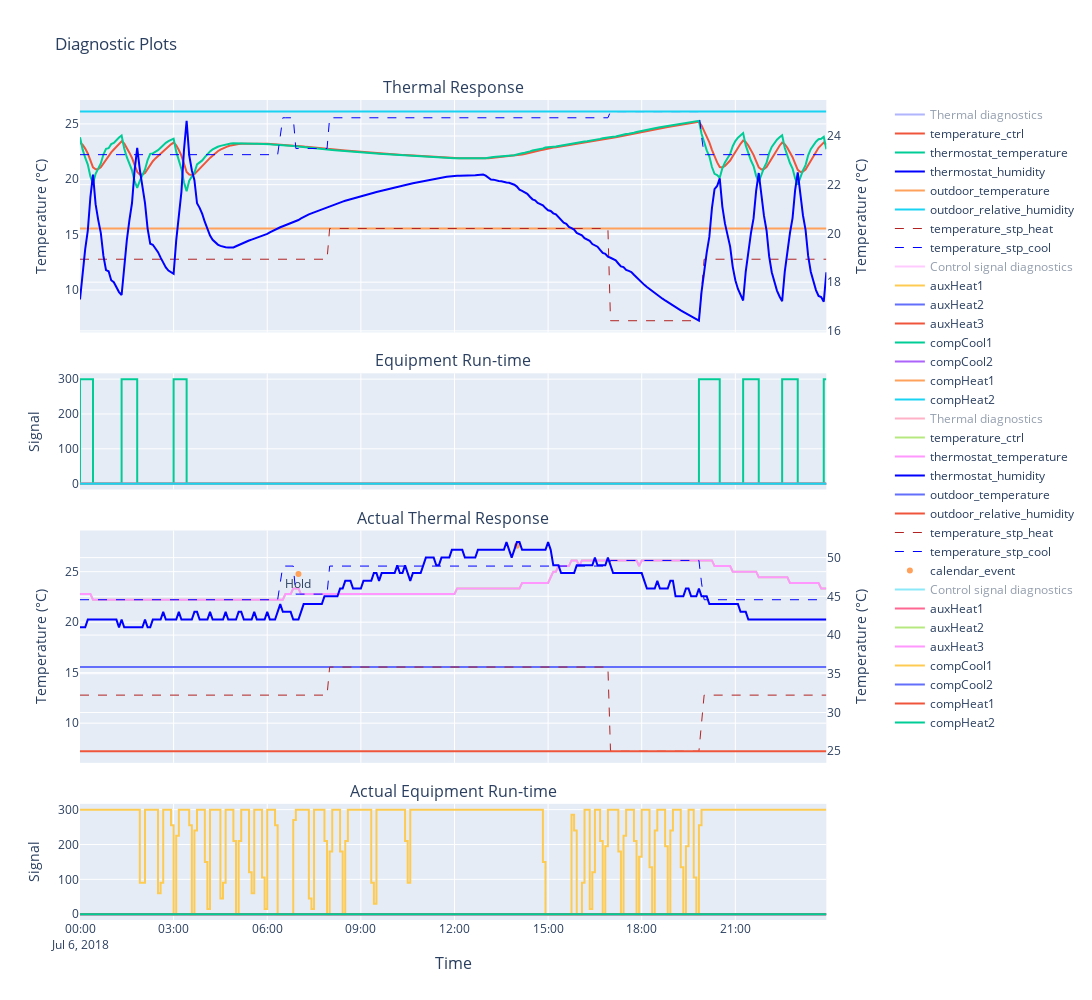

Notebook code cell kept with this figure:
### Code cell
sim_analysis = OutputAnalysis(output_df=master.simulations[1].output, input_df=master.simulations[1].full_input, data_spec=dyd.internal_spec)
sim_analysis.diagnostic_plot(show=True, actuals=True)

### Figure 1 — Plotly figure (JSON) as saved in the notebook; plotly's stock layout.template omitted (floating-point values rounded to 4 significant figures; data arrays with more than 128 entries replaced by an {"elided": "..."} marker saying what was removed)
{"data": [{"mode": "lines", "name": "Thermal diagnostics", "type": "scatter", "visible": "legendonly", "x": {"elided": "288 str values"}, "xaxis": "x", "y": {"elided": "288 int values"}, "yaxis": "y"}, {"hoverlabel": {"namelength": -1}, "mode": "lines", "name": "temperature_ctrl", "type": "scatter", "x": {"elided": "288 str values"}, "xaxis": "x", "y": {"elided": "288 float values"}, "yaxis": "y"}, {"hoverlabel": {"namelength": -1}, "mode": "lines", "name": "thermostat_temperature", "type": "scatter", "x": {"elided": "288 str values"}, "xaxis": "x", "y": {"elided": "288 float values"}, "yaxis": "y"}, {"hoverlabel": {"namelength": -1}, "line": {"color": "blue"}, "mode": "lines", "name": "thermostat_humidity", "type": "scatter", "x": {"elided": "288 str values"}, "xaxis": "x", "y": {"elided": "288 float values"}, "yaxis": "y2"}, {"hoverlabel": {"namelength": -1}, "mode": "lines", "name": "outdoor_temperature", "type": "scatter", "x": {"elided": "288 str values"}, "xaxis": "x", "y": {"elided": "288 float values"}, "yaxis": "y"}, {"hoverlabel": {"namelength": -1}, "mode": "lines", "name": "outdoor_relative_humidity", "type": "scatter", "x": {"elided": "288 str values"}, "xaxis": "x", "y": {"elided": "288 int values"}, "yaxis": "y2"}, {"hoverlabel": {"namelength": -1}, "line": {"color": "firebrick", "dash": "dash", "width": 1}, "mode": "lines", "name": "temperature_stp_heat", "type": "scatter", "x": {"elided": "288 str values"}, "xaxis": "x", "y": {"elided": "288 float values"}, "yaxis": "y"}, {"hoverlabel": {"namelength": -1}, "line": {"color": "blue", "dash": "dash", "width": 1}, "mode": "lines", "name": "temperature_stp_cool", "type": "scatter", "x": {"elided": "288 str values"}, "xaxis": "x", "y": {"elided": "288 float values"}, "yaxis": "y"}, {"mode": "lines", "name": "Control signal diagnostics", "type": "scatter", "visible": "legendonly", "x": {"elided": "288 str values"}, "xaxis": "x2", "y": {"elided": "288 int values"}, "yaxis": "y3"}, {"hoverlabel": {"namelength": -1}, "line": {"shape": "vh"}, "mode": "lines", "name": "auxHeat1", "type": "scatter", "x": {"elided": "288 str values"}, "xaxis": "x2", "y": {"elided": "288 int values"}, "yaxis": "y3"}, {"hoverlabel": {"namelength": -1}, "line": {"shape": "vh"}, "mode": "lines", "name": "auxHeat2", "type": "scatter", "x": {"elided": "288 str values"}, "xaxis": "x2", "y": {"elided": "288 int values"}, "yaxis": "y3"}, {"hoverlabel": {"namelength": -1}, "line": {"shape": "vh"}, "mode": "lines", "name": "auxHeat3", "type": "scatter", "x": {"elided": "288 str values"}, "xaxis": "x2", "y": {"elided": "288 int values"}, "yaxis": "y3"}, {"hoverlabel": {"namelength": -1}, "line": {"shape": "vh"}, "mode": "lines", "name": "compCool1", "type": "scatter", "x": {"elided": "288 str values"}, "xaxis": "x2", "y": {"elided": "288 int values"}, "yaxis": "y3"}, {"hoverlabel": {"namelength": -1}, "line": {"shape": "vh"}, "mode": "lines", "name": "compCool2", "type": "scatter", "x": {"elided": "288 str values"}, "xaxis": "x2", "y": {"elided": "288 int values"}, "yaxis": "y3"}, {"hoverlabel": {"namelength": -1}, "line": {"shape": "vh"}, "mode": "lines", "name": "compHeat1", "type": "scatter", "x": {"elided": "288 str values"}, "xaxis": "x2", "y": {"elided": "288 int values"}, "yaxis": "y3"}, {"hoverlabel": {"namelength": -1}, "line": {"shape": "vh"}, "mode": "lines", "name": "compHeat2", "type": "scatter", "x": {"elided": "288 str values"}, "xaxis": "x2", "y": {"elided": "288 int values"}, "yaxis": "y3"}, {"mode": "lines", "name": "Thermal diagnostics", "type": "scatter", "visible": "legendonly", "x": {"elided": "288 str values"}, "xaxis": "x3", "y": {"elided": "288 int values"}, "yaxis": "y4"}, {"hoverlabel": {"namelength": -1}, "mode": "lines", "name": "temperature_ctrl", "type": "scatter", "x": {"elided": "288 str values"}, "xaxis": "x3", "y": {"elided": "288 float values"}, "yaxis": "y4"}, {"hoverlabel": {"namelength": -1}, "mode": "lines", "name": "thermostat_temperature", "type": "scatter", "x": {"elided": "288 str values"}, "xaxis": "x3", "y": {"elided": "288 float values"}, "yaxis": "y4"}, {"hoverlabel": {"namelength": -1}, "line": {"color": "blue"}, "mode": "lines", "name": "thermostat_humidity", "type": "scatter", "x": {"elided": "288 str values"}, "xaxis": "x3", "y": {"elided": "288 int values"}, "yaxis": "y5"}, {"hoverlabel": {"namelength": -1}, "mode": "lines", "name": "outdoor_temperature", "type": "scatter", "x": {"elided": "288 str values"}, "xaxis": "x3", "y": {"elided": "288 float values"}, "yaxis": "y4"}, {"hoverlabel": {"namelength": -1}, "mode": "lines", "name": "outdoor_relative_humidity", "type": "scatter", "x": {"elided": "288 str values"}, "xaxis": "x3", "y": {"elided": "288 int values"}, "yaxis": "y5"}, {"hoverlabel": {"namelength": -1}, "line": {"color": "firebrick", "dash": "dash", "width": 1}, "mode": "lines", "name": "temperature_stp_heat", "type": "scatter", "x": {"elided": "288 str values"}, "xaxis": "x3", "y": {"elided": "288 float values"}, "yaxis": "y4"}, {"hoverlabel": {"namelength": -1}, "line": {"color": "blue", "dash": "dash", "width": 1}, "mode": "lines", "name": "temperature_stp_cool", "type": "scatter", "x": {"elided": "288 str values"}, "xaxis": "x3", "y": {"elided": "288 float values"}, "yaxis": "y4"}, {"hoverlabel": {"namelength": -1}, "mode": "markers+text", "name": "calendar_event", "text": ["Hold", null], "textposition": "bottom center", "type": "scatter", "x": ["2018-07-06T07:00:00+00:00", "2018-07-06T14:00:00+00:00"], "xaxis": "x3", "y": [24.78, 27.56], "yaxis": "y4"}, {"mode": "lines", "name": "Control signal diagnostics", "type": "scatter", "visible": "legendonly", "x": {"elided": "288 str values"}, "xaxis": "x4", "y": {"elided": "288 int values"}, "yaxis": "y6"}, {"hoverlabel": {"namelength": -1}, "line": {"shape": "vh"}, "mode": "lines", "name": "auxHeat1", "type": "scatter", "x": {"elided": "288 str values"}, "xaxis": "x4", "y": {"elided": "288 int values"}, "yaxis": "y6"}, {"hoverlabel": {"namelength": -1}, "line": {"shape": "vh"}, "mode": "lines", "name": "auxHeat2", "type": "scatter", "x": {"elided": "288 str values"}, "xaxis": "x4", "y": {"elided": "288 int values"}, "yaxis": "y6"}, {"hoverlabel": {"namelength": -1}, "line": {"shape": "vh"}, "mode": "lines", "name": "auxHeat3", "type": "scatter", "x": {"elided": "288 str values"}, "xaxis": "x4", "y": {"elided": "288 int values"}, "yaxis": "y6"}, {"hoverlabel": {"namelength": -1}, "line": {"shape": "vh"}, "mode": "lines", "name": "compCool1", "type": "scatter", "x": {"elided": "288 str values"}, "xaxis": "x4", "y": {"elided": "288 int values"}, "yaxis": "y6"}, {"hoverlabel": {"namelength": -1}, "line": {"shape": "vh"}, "mode": "lines", "name": "compCool2", "type": "scatter", "x": {"elided": "288 str values"}, "xaxis": "x4", "y": {"elided": "288 int values"}, "yaxis": "y6"}, {"hoverlabel": {"namelength": -1}, "line": {"shape": "vh"}, "mode": "lines", "name": "compHeat1", "type": "scatter", "x": {"elided": "288 str values"}, "xaxis": "x4", "y": {"elided": "288 int values"}, "yaxis": "y6"}, {"hoverlabel": {"namelength": -1}, "line": {"shape": "vh"}, "mode": "lines", "name": "compHeat2", "type": "scatter", "x": {"elided": "288 str values"}, "xaxis": "x4", "y": {"elided": "288 int values"}, "yaxis": "y6"}], "layout": {"annotations": [{"font": {"size": 16}, "showarrow": false, "text": "Thermal Response", "x": 0.47, "xanchor": "center", "xref": "paper", "y": 1, "yanchor": "bottom", "yref": "paper"}, {"font": {"size": 16}, "showarrow": false, "text": "Equipment Run-time", "x": 0.47, "xanchor": "center", "xref": "paper", "y": 0.6667, "yanchor": "bottom", "yref": "paper"}, {"font": {"size": 16}, "showarrow": false, "text": "Actual Thermal Response", "x": 0.47, "xanchor": "center", "xref": "paper", "y": 0.475, "yanchor": "bottom", "yref": "paper"}, {"font": {"size": 16}, "showarrow": false, "text": "Actual Equipment Run-time", "x": 0.47, "xanchor": "center", "xref": "paper", "y": 0.1417, "yanchor": "bottom", "yref": "paper"}, {"font": {"size": 16}, "showarrow": false, "text": "Time", "x": 0.47, "xanchor": "center", "xref": "paper", "y": 0, "yanchor": "top", "yref": "paper", "yshift": -30}], "autosize": false, "height": 1000, "hovermode": "x unified", "title": {"text": "Diagnostic Plots"}, "width": 1500, "xaxis": {"anchor": "y", "autorange": true, "domain": [0, 0.94], "matches": "x4", "range": ["2018-07-06", "2018-07-06 23:55"], "showticklabels": false, "type": "date"}, "xaxis2": {"anchor": "y3", "autorange": true, "domain": [0, 0.94], "matches": "x4", "range": ["2018-07-06", "2018-07-06 23:55"], "showticklabels": false, "type": "date"}, "xaxis3": {"anchor": "y4", "autorange": true, "domain": [0, 0.94], "matches": "x4", "range": ["2018-07-06", "2018-07-06 23:55"], "showticklabels": false, "type": "date"}, "xaxis4": {"anchor": "y6", "autorange": true, "domain": [0, 0.94], "range": ["2018-07-06", "2018-07-06 23:55"], "type": "date"}, "yaxis": {"anchor": "x", "autorange": true, "domain": [0.7167, 1], "range": [6.173, 27.16], "title": {"text": "Temperature (°C)"}, "type": "linear"}, "yaxis2": {"anchor": "x", "autorange": true, "overlaying": "y", "range": [15.94, 25.48], "side": "right", "title": {"text": "Temperature (°C)"}, "type": "linear"}, "yaxis3": {"anchor": "x2", "autorange": true, "domain": [0.525, 0.6667], "range": [-16.67, 316.7], "title": {"text": "Signal"}, "type": "linear"}, "yaxis4": {"anchor": "x3", "autorange": true, "domain": [0.1917, 0.475], "range": [6.072, 29.08], "title": {"text": "Temperature (°C)"}, "type": "linear"}, "yaxis5": {"anchor": "x3", "autorange": true, "overlaying": "y4", "range": [23.5, 53.5], "side": "right", "title": {"text": "Temperature (°C)"}, "type": "linear"}, "yaxis6": {"anchor": "x4", "autorange": true, "domain": [0, 0.1417], "range": [-16.67, 316.7], "title": {"text": "Signal"}, "type": "linear"}}}
